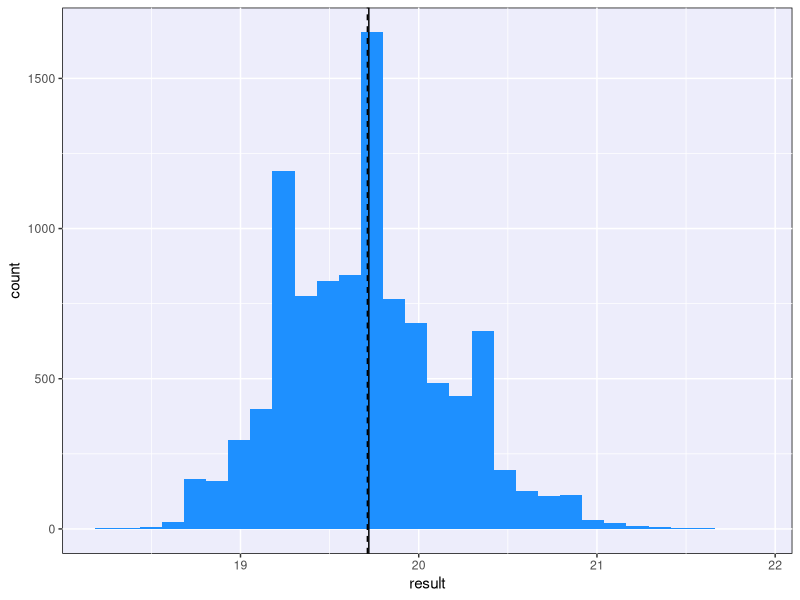
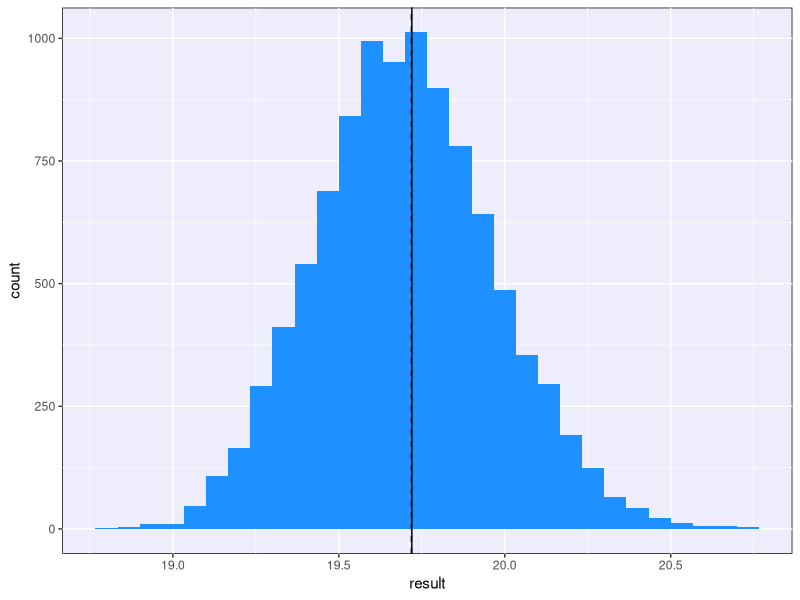

These charts were generated, in order, by the following R code:
## ---- chunk 1
knitr::opts_chunk$set(echo = TRUE, warning = TRUE, message = FALSE,
                      error = TRUE)

library(tidyverse)
## ---- chunk 2
old <- theme_get()

theme_set(theme(panel.background = element_rect(fill = "#ededfb")))
## ---- chunk 3
qnorm(0.067)

qnorm(0.067, 905, 120) # About 725 calories, in original units
## ---- chunk 4
(279.6 - 270)/12
## ---- chunk 5
(6 - 6.5)/1.2

(78.1 - 80)/4.5
## ---- chunk 6
(3.333 - 3)/0.26

pnorm((3.33 - 3)/0.26)

qnorm(0.9)
## ---- chunk 7
1 - pnorm(72, 70, 3)
## ---- chunk 8
dbinom(2, 6, 0.252)
## ---- chunk 9
qnorm(0.3, 70, 3)

1 - pnorm(68.4, 64, 2.5)

# We can also do this in a single line of R code

1 - pnorm(qnorm(0.3, 70, 3), 64, 2.5)
## ---- chunk 10
pnorm(66.93, 70, 3)
## ---- chunk 11
pnorm(170, 177.8, 7.62)
## ---- chunk 12
ages <- c(rep(18, 5), rep(19, 8), rep(20, 6),
          rep(21, 3), rep(22, 2), rep(24, 1))

mean(ages)
## ---- chunk 13
set.seed(240)

iterations <- 10000
result <- numeric(iterations)

for(i in 1:iterations){
  samp <- sample(ages, size = 10, replace = T) # Sample n = 10 points per run
    
  result[i] <- mean(samp)
}

samp_means <- tibble(
  iteration = 1:10000,
  result
)

# Technical note: for the CLT to work, the sample must be made up of
# independent draws from the same distribution. So, the code samples from
# the ages vector *with replacement*.  It is possible for an individual person
# to be drawn more than once.
## ---- chunk 14
pop_mean <- mean(ages)
sampling_mean <- mean(samp_means$result)

ggplot(samp_means, aes(x = result)) +
  geom_histogram(fill = "dodgerblue") +
  geom_vline(xintercept = c(pop_mean, sampling_mean),
             linetype = c(1, 2))
## ---- chunk 15
set.seed(240)

iterations <- 10000
result <- numeric(iterations)

for(i in 1:iterations){
  samp <- sample(ages, size = 30, replace = T) # Sample n = 30 points per run
    
  result[i] <- mean(samp)
}

samp_means <- tibble(
  iteration = 1:10000,
  result
)

sampling_mean <- mean(samp_means$result)

ggplot(samp_means, aes(x = result)) +
  geom_histogram(fill = "dodgerblue") +
  geom_vline(xintercept = c(pop_mean, sampling_mean),
             linetype = c(1, 2))
